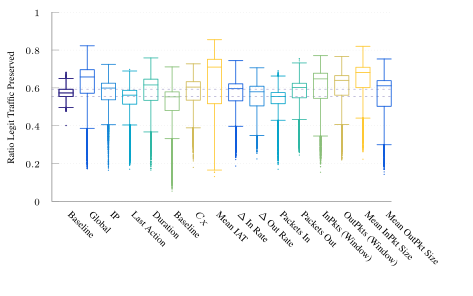

Reproduce this figure in gnuplot.
set terminal tikz standalone color size 10cm,6.67cm font '\scriptsize' preamble '\usepackage{microtype} \usepackage{times} \usepackage[T1]{fontenc} \usepackage{siunitx}\sisetup{detect-all}' createstyle
set output "ftprep-box.tex"

load "parula.pal"
#load "inferno.pal"

set style line 102 lc rgb '#a0a0a0' lt 1 lw 1
set style boxplot outliers pointtype 7
set style data boxplot
set border ls 102
set colorbox border 102
set key textcolor rgb "black"
set tics textcolor rgb "black"
set label textcolor rgb "black"

set border 3
set grid y
set xtics nomirror
set xtics rotate by -45
set ytics nomirror

set key autotitle columnhead
set datafile separator ","

#set xlabel "Iteration ($t \\cdot{} \\SI{50}{\\milli\\second}$)"
set ylabel "Ratio Legit Traffic Preserved"

set yrange [0.0:1.0]
set xrange [-1.0:23.0]
set xtics ("Baseline" 0.0, \
	"Global" 1.5, \
	"IP" 3.0, \
	"Last Action" 4.5, \
	"Duration" 6.0, \
	"Flow Size" 7.5, \
	"$C_X$" 9.0, \
	"Mean IAT" 10.5, \
	"$\\Delta$ In Rate" 12.0, \
	"$\\Delta$ Out Rate" 13.5, \
	"Packets In" 15.0, \
	"Packets Out" 16.5, \
	"InPkts (Window)" 18.0, \
	"OutPkts (Window)" 19.5, \
	"Mean InPkt Size" 21.0, \
	"Mean OutPkt Size" 22.5, \
	) scale 0.0
#set key inside bottom right
set boxwidth 1
unset key
set pointsize 0.1

stats '../results/baseline-2-avg.csv' u 3
set arrow from -1.0,STATS_up_quartile to 23.0,STATS_up_quartile nohead ls 1 dt "." lc rgb '#a7352a87'
set arrow from -1.0,STATS_lo_quartile to 23.0,STATS_lo_quartile nohead ls 1 dt "." lc rgb '#a7352a87'

plot '../results/baseline-2-avg.csv' u (0.0):3:(1.0) ls 1, \
     '../results/baseline-2-avg.csv' u (0.0):3:(1.0) ls 1, \
     '../results/ft-g-avg.csv' u (1.5):3:(1.0) ls 2, \
     '../results/ft-f0-avg.csv' u (3.0):3:(1.0) ls 3, \
     '../results/ft-f1-avg.csv' u (4.5):3:(1.0) ls 4, \
     '../results/ft-f2-avg.csv' u (6.0):3:(1.0) ls 5, \
     '../results/ft-f3-avg.csv' u (7.5):3:(1.0) ls 6, \
     '../results/ft-f4-avg.csv' u (9.0):3:(1.0) ls 7, \
     '../results/ft-f5-avg.csv' u (10.5):3:(1.0) ls 8, \
     '../results/ft-f6-avg.csv' u (12.0):3:(1.0) ls 2, \
     '../results/ft-f7-avg.csv' u (13.5):3:(1.0) ls 3, \
     '../results/ft-f8-avg.csv' u (15.0):3:(1.0) ls 4, \
     '../results/ft-f9-avg.csv' u (16.5):3:(1.0) ls 5, \
     '../results/ft-f10-avg.csv' u (18.0):3:(1.0) ls 6, \
     '../results/ft-f11-avg.csv' u (19.5):3:(1.0) ls 7, \
     '../results/ft-f12-avg.csv' u (21.0):3:(1.0) ls 8, \
     '../results/ft-f13-avg.csv' u (22.5):3:(1.0) ls 2

set out
